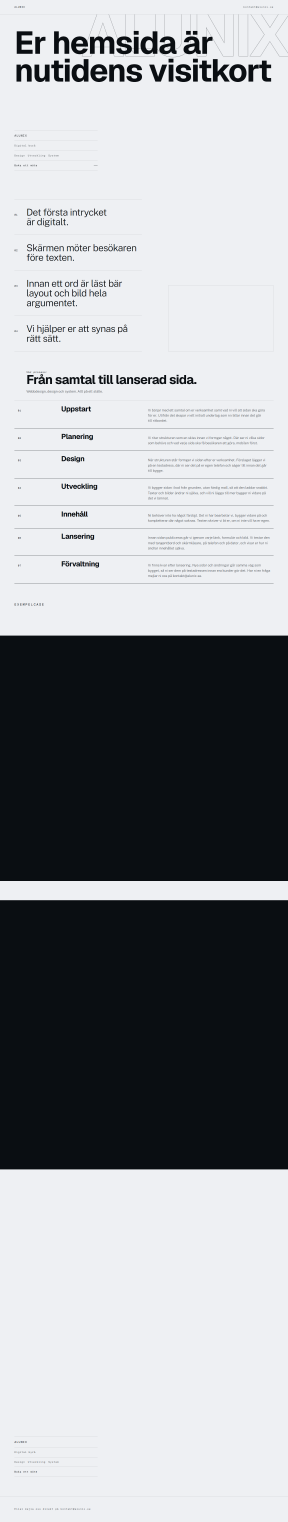
#> input picture tests/alunix-r8/runs/V3e-r2/_shot-full.png, 1440 x 7609 px, found by its file name (shown at 1/5 size)
$ python sheet.py ../V3e-r2/_shot-mobile-case.png 5 5 ../V3e-r2/_shot-full.png
#> lines starting #> are read from the running program, lines starting #| are printed output that depends on the picture; pictures that were not available may be replaced by others from this repository, and a replacement may not be noted
import sys
from pathlib import Path
from PIL import Image
d=Path(sys.argv[1]); cols=int(sys.argv[2]) if len(sys.argv)>2 else 5; tw=int(sys.argv[3]) if len(sys.argv)>3 else 360
pat=sys.argv[4] if len(sys.argv)>4 else "[0-9]*.png"
fs=sorted(d.glob(pat))
ims=[Image.open(f) for f in fs]
#> ims = 1 item
w,h=ims[0].size; th=int(h*tw/w)
#> after `w, h = ims[0].size`: w = 1440; h = 7609
#> after `th = int(h * tw / w)`: th = 26
rows=(len(ims)+cols-1)//cols
#> rows = 1
S=Image.new("RGB",(cols*(tw+6),rows*(th+6)),(255,0,80))
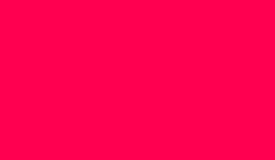
#> S: PIL image 55x32 RGB (shown 5 times larger); mean R, G, B 255, 0, 80
for k,im in enumerate(ims):
    S.paste(im.convert("RGB").resize((tw,th)),((k%cols)*(tw+6),(k//cols)*(th+6)))
#> this loop made 1 pass
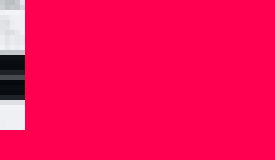
#> S: PIL image 55x32 RGB (shown 5 times larger); mean R, G, B 247.7, 11.7, 86.1
o=d/("sheet-"+pat.replace('*','x').replace('[','').replace(']','').replace('?','q')+".png"); S.save(o); print(o, len(ims))
